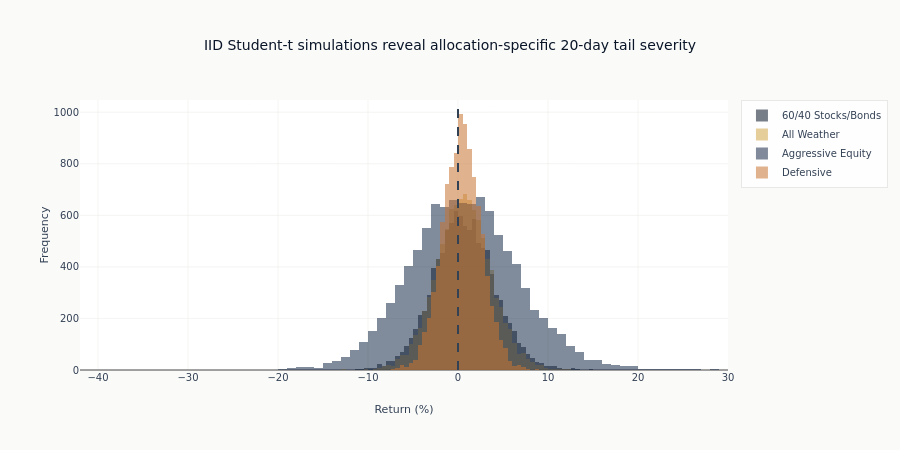

Source (notebook cell):
### Markdown cell above
The Monte Carlo block is not a forecast of the next crisis. It maps full-sample portfolio moments
into one possible tail range under a symmetric iid law. Empirical skew is displayed only as a
diagnostic and is not fitted by the symmetric Student-t distribution.

### Code cell
# Visualize return distributions
fig = go.Figure()

for port_name, result in mc_results.items():
    fig.add_trace(
        go.Histogram(x=result["distribution"] * 100, name=port_name, opacity=0.55, nbinsx=100)
    )

fig.add_vline(x=0, line_dash="dash", line_color=COLORS["neutral"])

fig.update_layout(
    title="IID Student-t simulations reveal allocation-specific 20-day tail severity",
    xaxis_title="Return (%)",
    yaxis_title="Frequency",
    barmode="overlay",
    height=450,
    colorway=ml4t_palette(4, categorical=True),
)
fig.show()

### Figure 1 — Plotly figure (JSON) as saved in the notebook; plotly's stock layout.template omitted (floating-point values rounded to 4 significant figures; data arrays with more than 128 entries replaced by an {"elided": "..."} marker saying what was removed)
{"data": [{"name": "60/40 Stocks/Bonds", "nbinsx": 100, "opacity": 0.55, "type": "histogram", "x": {"elided": "10000 float values"}}, {"name": "All Weather", "nbinsx": 100, "opacity": 0.55, "type": "histogram", "x": {"elided": "10000 float values"}}, {"name": "Aggressive Equity", "nbinsx": 100, "opacity": 0.55, "type": "histogram", "x": {"elided": "10000 float values"}}, {"name": "Defensive", "nbinsx": 100, "opacity": 0.55, "type": "histogram", "x": {"elided": "10000 float values"}}], "layout": {"barmode": "overlay", "colorway": ["#0a1628", "#D4A84B", "#1a2d4a", "#C87533"], "height": 450, "shapes": [{"line": {"color": "#334155", "dash": "dash"}, "type": "line", "x0": 0, "x1": 0, "xref": "x", "y0": 0, "y1": 1, "yref": "y domain"}], "title": {"text": "IID Student-t simulations reveal allocation-specific 20-day tail severity"}, "xaxis": {"title": {"text": "Return (%)"}}, "yaxis": {"title": {"text": "Frequency"}}}}
